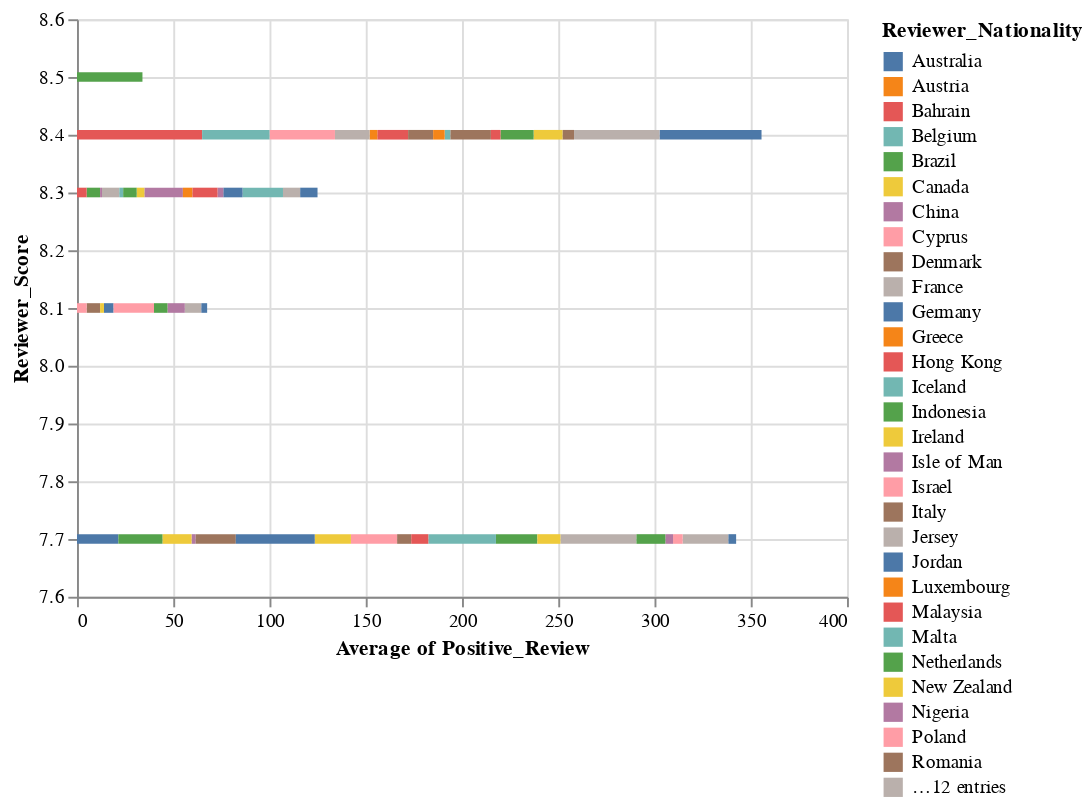

Notebook cell for this chart:
### Code cell
alt.Chart(df).mark_bar().encode(
    x= 'average(Positive_Review)',
    y='Reviewer_Score',
    color='Reviewer_Nationality')

### Figure 1 — Vega-Lite specification as saved in the notebook (floating-point values rounded to 4 significant figures; data arrays with more than 128 entries replaced by an {"elided": "..."} marker saying what was removed)
{"config": {"view": {"continuousWidth": 400, "continuousHeight": 300}}, "data": {"name": "data-e30e62c885cd365d2d65e3d9bd7763b4"}, "mark": "bar", "encoding": {"color": {"type": "nominal", "field": "Reviewer_Nationality"}, "x": {"type": "quantitative", "aggregate": "average", "field": "Positive_Review"}, "y": {"type": "quantitative", "field": "Reviewer_Score"}}, "$schema": "https://vega.github.io/schema/vega-lite/v4.8.1.json", "datasets": {"data-e30e62c885cd365d2d65e3d9bd7763b4": {"elided": "239 records"}}}
